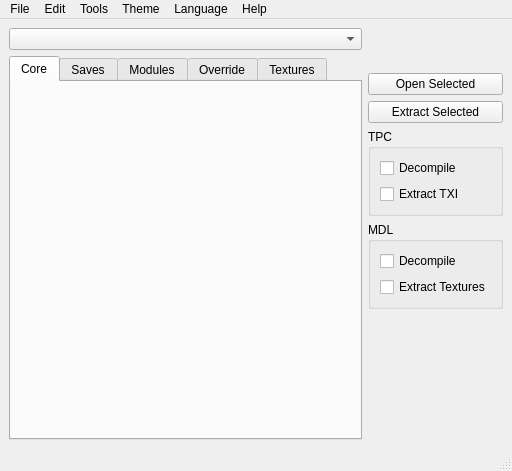
<?xml version="1.0" encoding="UTF-8"?>
<ui version="4.0">
  <class>MainWindow</class>
  <widget class="QMainWindow" name="MainWindow">
    <property name="geometry">
      <rect>
        <x>0</x>
        <y>0</y>
        <width>512</width>
        <height>471</height>
      </rect>
    </property>
    <property name="acceptDrops">
      <bool>true</bool>
    </property>
    <property name="windowTitle">
      <string>Holocron Toolset</string>
    </property>
    <widget class="QWidget" name="centralwidget">
      <layout class="QHBoxLayout" name="horizontalLayout">
        <property name="sizeConstraint">
          <enum>QLayout::SetMinimumSize</enum>
        </property>
        <item>
          <layout class="QVBoxLayout" name="verticalLayout_4">
            <item>
              <widget class="QComboBox" name="gameCombo" />
            </item>
            <item>
              <widget class="QTabWidget" name="resourceTabs">
                <property name="currentIndex">
                  <number>0</number>
                </property>
                <widget class="QWidget" name="coreTab">
                  <attribute name="title">
                    <string>Core</string>
                  </attribute>
                  <layout class="QVBoxLayout" name="verticalLayout_2">
                    <property name="leftMargin">
                      <number>0</number>
                    </property>
                    <property name="topMargin">
                      <number>0</number>
                    </property>
                    <property name="rightMargin">
                      <number>0</number>
                    </property>
                    <property name="bottomMargin">
                      <number>0</number>
                    </property>
                    <item>
                      <widget class="ResourceList" name="coreWidget" native="true" />
                    </item>
                  </layout>
                </widget>
                <widget class="QWidget" name="savesTab">
                  <attribute name="title">
                    <string>Saves</string>
                  </attribute>
                  <layout class="QVBoxLayout" name="verticalLayoutSavesTab">
                    <item>
                      <layout class="QHBoxLayout" name="horizontalLayoutSaveButtons">
                        <item>
                          <widget class="QPushButton" name="openSaveEditorButton">
                            <property name="text">
                              <string>Open Save Editor</string>
                            </property>
                            <property name="enabled">
                              <bool>false</bool>
                            </property>
                            <property name="toolTip">
                              <string>Open the selected save in the Save Editor</string>
                            </property>
                          </widget>
                        </item>
                        <item>
                          <spacer name="horizontalSpacerSaves">
                            <property name="orientation">
                              <enum>Qt::Horizontal</enum>
                            </property>
                            <property name="sizeHint" stdset="0">
                              <size>
                                <width>40</width>
                                <height>20</height>
                              </size>
                            </property>
                          </spacer>
                        </item>
                      </layout>
                    </item>
                    <item>
                      <layout class="QGridLayout" name="gridLayoutSaves">
                        <property name="leftMargin">
                          <number>0</number>
                        </property>
                        <property name="topMargin">
                          <number>0</number>
                        </property>
                        <property name="rightMargin">
                          <number>0</number>
                        </property>
                        <property name="bottomMargin">
                          <number>0</number>
                        </property>
                        <property name="spacing">
                          <number>0</number>
                        </property>
                        <item row="0" column="0" rowspan="2" colspan="2">
                          <widget class="ResourceList" name="savesWidget" native="true" />
                        </item>
                      </layout>
                    </item>
                  </layout>
                </widget>
                <widget class="QWidget" name="modulesTab">
                  <attribute name="title">
                    <string>Modules</string>
                  </attribute>
                  <layout class="QVBoxLayout" name="verticalLayoutModulesTab">
                    <item>
                      <layout class="QHBoxLayout" name="horizontalLayoutModuleButtons">
                        <item>
                          <widget class="QPushButton" name="specialActionButton">
                            <property name="text">
                              <string>Designer</string>
                            </property>
                          </widget>
                        </item>
                        <item>
                          <widget class="QPushButton" name="levelBuilderButton">
                            <property name="text">
                              <string>Level Builder</string>
                            </property>
                          </widget>
                        </item>
                        <item>
                          <spacer name="horizontalSpacerModuleButtons">
                            <property name="orientation">
                              <enum>Qt::Horizontal</enum>
                            </property>
                            <property name="sizeHint" stdset="0">
                              <size>
                                <width>40</width>
                                <height>20</height>
                              </size>
                            </property>
                          </spacer>
                        </item>
                      </layout>
                    </item>
                    <item>
                      <layout class="QGridLayout" name="gridLayoutModules">
                        <property name="leftMargin">
                          <number>0</number>
                        </property>
                        <property name="topMargin">
                          <number>0</number>
                        </property>
                        <property name="rightMargin">
                          <number>0</number>
                        </property>
                        <property name="bottomMargin">
                          <number>0</number>
                        </property>
                        <property name="spacing">
                          <number>0</number>
                        </property>
                        <item row="0" column="0" rowspan="1" colspan="2">
                          <widget class="ResourceList" name="modulesWidget" native="true" />
                        </item>
                      </layout>
                    </item>
                  </layout>
                </widget>
                <widget class="QWidget" name="overrideTab">
                  <attribute name="title">
                    <string>Override</string>
                  </attribute>
                  <layout class="QVBoxLayout" name="verticalLayout_3">
                    <property name="spacing">
                      <number>0</number>
                    </property>
                    <property name="leftMargin">
                      <number>0</number>
                    </property>
                    <property name="topMargin">
                      <number>0</number>
                    </property>
                    <property name="rightMargin">
                      <number>0</number>
                    </property>
                    <property name="bottomMargin">
                      <number>0</number>
                    </property>
                    <item>
                      <widget class="ResourceList" name="overrideWidget" native="true" />
                    </item>
                  </layout>
                </widget>
                <widget class="QWidget" name="texturesTab">
                  <attribute name="title">
                    <string>Textures</string>
                  </attribute>
                  <layout class="QVBoxLayout" name="verticalLayout_6">
                    <item>
                      <widget class="TextureList" name="texturesWidget" native="true" />
                    </item>
                  </layout>
                </widget>
              </widget>
            </item>
          </layout>
        </item>
        <item>
          <layout class="QVBoxLayout" name="vboxlayout">
            <property name="sizeConstraint">
              <enum>QLayout::SetFixedSize</enum>
            </property>
            <item>
              <spacer name="verticalSpacer_2">
                <property name="orientation">
                  <enum>Qt::Vertical</enum>
                </property>
                <property name="sizeType">
                  <enum>QSizePolicy::Fixed</enum>
                </property>
                <property name="sizeHint" stdset="0">
                  <size>
                    <width>124</width>
                    <height>45</height>
                  </size>
                </property>
              </spacer>
            </item>
            <item>
              <widget class="QFrame" name="sidebar">
                <property name="frameShape">
                  <enum>QFrame::NoFrame</enum>
                </property>
                <property name="frameShadow">
                  <enum>QFrame::Raised</enum>
                </property>
                <layout class="QVBoxLayout" name="verticalLayoutRightPanel">
                  <property name="leftMargin">
                    <number>0</number>
                  </property>
                  <property name="topMargin">
                    <number>0</number>
                  </property>
                  <property name="rightMargin">
                    <number>0</number>
                  </property>
                  <property name="bottomMargin">
                    <number>0</number>
                  </property>
                  <item>
                    <widget class="QPushButton" name="openButton">
                      <property name="text">
                        <string>Open Selected</string>
                      </property>
                    </widget>
                  </item>
                  <item>
                    <widget class="QPushButton" name="extractButton">
                      <property name="sizePolicy">
                        <sizepolicy hsizetype="Minimum" vsizetype="Fixed">
                          <horstretch>0</horstretch>
                          <verstretch>0</verstretch>
                        </sizepolicy>
                      </property>
                      <property name="text">
                        <string>Extract Selected</string>
                      </property>
                    </widget>
                  </item>
                  <item>
                    <widget class="QGroupBox" name="tpcGroup_2">
                      <property name="title">
                        <string>TPC</string>
                      </property>
                      <layout class="QVBoxLayout" name="verticalLayout_10">
                        <item>
                          <widget class="QCheckBox" name="tpcDecompileCheckbox">
                            <property name="text">
                              <string>Decompile</string>
                            </property>
                          </widget>
                        </item>
                        <item>
                          <widget class="QCheckBox" name="tpcTxiCheckbox">
                            <property name="text">
                              <string>Extract TXI</string>
                            </property>
                          </widget>
                        </item>
                      </layout>
                    </widget>
                  </item>
                  <item>
                    <widget class="QGroupBox" name="mdlGroup_2">
                      <property name="title">
                        <string>MDL</string>
                      </property>
                      <layout class="QVBoxLayout" name="verticalLayout_9">
                        <item>
                          <widget class="QCheckBox" name="mdlDecompileCheckbox">
                            <property name="enabled">
                              <bool>true</bool>
                            </property>
                            <property name="toolTip">
                              <string>Decompile MDL to ASCII format</string>
                            </property>
                            <property name="text">
                              <string>Decompile</string>
                            </property>
                          </widget>
                        </item>
                        <item>
                          <widget class="QCheckBox" name="mdlTexturesCheckbox">
                            <property name="text">
                              <string>Extract Textures</string>
                            </property>
                          </widget>
                        </item>
                      </layout>
                    </widget>
                  </item>
                </layout>
              </widget>
            </item>
            <item>
              <spacer name="verticalSpacer">
                <property name="orientation">
                  <enum>Qt::Vertical</enum>
                </property>
                <property name="sizeHint" stdset="0">
                  <size>
                    <width>124</width>
                    <height>40</height>
                  </size>
                </property>
              </spacer>
            </item>
          </layout>
        </item>
      </layout>
    </widget>
    <widget class="QMenuBar" name="menubar">
      <property name="geometry">
        <rect>
          <x>0</x>
          <y>0</y>
          <width>512</width>
          <height>22</height>
        </rect>
      </property>
      <widget class="QMenu" name="menuFile">
        <property name="title">
          <string>File</string>
        </property>
        <widget class="QMenu" name="menuNew">
          <property name="title">
            <string>New</string>
          </property>
          <addaction name="actionNewDLG" />
          <addaction name="actionNewNSS" />
          <addaction name="actionNewUTC" />
          <addaction name="actionNewUTP" />
          <addaction name="actionNewUTD" />
          <addaction name="actionNewUTI" />
          <addaction name="actionNewUTS" />
          <addaction name="actionNewUTT" />
          <addaction name="actionNewUTM" />
          <addaction name="actionNewUTW" />
          <addaction name="actionNewUTE" />
          <addaction name="actionNewTLK" />
          <addaction name="separator" />
          <addaction name="actionNewGFF" />
          <addaction name="actionNewERF" />
          <addaction name="actionNewTXT" />
          <addaction name="actionNewSSF" />
        </widget>
        <widget class="QMenu" name="menuRecentFiles">
          <property name="title">
            <string>Recent Files</string>
          </property>
        </widget>
        <addaction name="menuNew" />
        <addaction name="openAction" />
        <addaction name="menuRecentFiles" />
        <addaction name="separator" />
        <addaction name="actionSettings" />
        <addaction name="separator" />
        <addaction name="actionExit" />
      </widget>
      <widget class="QMenu" name="menuEdit">
        <property name="title">
          <string>Edit</string>
        </property>
        <addaction name="separator" />
        <addaction name="actionEditTLK" />
        <addaction name="actionEditJRL" />
      </widget>
      <widget class="QMenu" name="menuTheme">
        <property name="title">
          <string>Theme</string>
        </property>
      </widget>
      <widget class="QMenu" name="menuLanguage">
        <property name="title">
          <string>Language</string>
        </property>
      </widget>
      <widget class="QMenu" name="menuTools">
        <property name="title">
          <string>Tools</string>
        </property>
        <addaction name="actionModuleDesigner" />
        <addaction name="actionIndoorMapBuilder" />
        <addaction name="separator" />
        <addaction name="actionKotorDiff" />
        <addaction name="actionTSLPatchDataEditor" />
        <addaction name="separator" />
        <addaction name="actionFileSearch" />
        <addaction name="actionCloneModule" />
      </widget>
      <widget class="QMenu" name="menuHelp">
        <property name="title">
          <string>Help</string>
        </property>
        <widget class="QMenu" name="menuDiscord">
          <property name="title">
            <string>Discord</string>
          </property>
          <addaction name="actionDiscordHolocronToolset" />
          <addaction name="actionDiscordKotOR" />
          <addaction name="actionDiscordDeadlyStream" />
        </widget>
        <addaction name="actionHelpAbout" />
        <addaction name="menuDiscord" />
        <addaction name="actionInstructions" />
        <addaction name="actionNewFeaturesGuide" />
        <addaction name="actionHelpUpdates" />
      </widget>
      <addaction name="menuFile" />
      <addaction name="menuEdit" />
      <addaction name="menuTools" />
      <addaction name="menuTheme" />
      <addaction name="menuLanguage" />
      <addaction name="menuHelp" />
    </widget>
    <widget class="QStatusBar" name="statusbar" />
    <action name="cloneModuleAction">
      <property name="text">
        <string>Clone Module</string>
      </property>
    </action>
    <action name="actionRecent_Files">
      <property name="text">
        <string>Recent Files</string>
      </property>
    </action>
    <action name="actionExit">
      <property name="text">
        <string>Exit</string>
      </property>
    </action>
    <action name="actionSettings">
      <property name="text">
        <string>Settings</string>
      </property>
    </action>
    <action name="actionAbout">
      <property name="text">
        <string>About</string>
      </property>
    </action>
    <action name="actionOpen">
      <property name="text">
        <string>Open</string>
      </property>
    </action>
    <action name="actionCheck_for_Updates">
      <property name="text">
        <string>Check for Updates</string>
      </property>
    </action>
    <action name="actionCreature">
      <property name="text">
        <string>Creature</string>
      </property>
    </action>
    <action name="actionItem">
      <property name="text">
        <string>Item</string>
      </property>
    </action>
    <action name="actionDoor">
      <property name="text">
        <string>Door</string>
      </property>
    </action>
    <action name="actionPlaceable">
      <property name="text">
        <string>Placeable</string>
      </property>
    </action>
    <action name="actionMerchant">
      <property name="text">
        <string>Merchant</string>
      </property>
    </action>
    <action name="actionEncounter">
      <property name="text">
        <string>Encounter</string>
      </property>
    </action>
    <action name="actionTrigger">
      <property name="text">
        <string>Trigger</string>
      </property>
    </action>
    <action name="actionWaypoint">
      <property name="text">
        <string>Waypoint</string>
      </property>
    </action>
    <action name="actionDialog">
      <property name="enabled">
        <bool>false</bool>
      </property>
      <property name="text">
        <string>Dialog</string>
      </property>
    </action>
    <action name="openAction">
      <property name="text">
        <string>Open</string>
      </property>
    </action>
    <action name="actionNewGFF">
      <property name="text">
        <string>GFF</string>
      </property>
    </action>
    <action name="actionNewERF">
      <property name="text">
        <string>ERF</string>
      </property>
    </action>
    <action name="actionNewTXT">
      <property name="text">
        <string>TXT</string>
      </property>
    </action>
    <action name="actionEditTLK">
      <property name="enabled">
        <bool>false</bool>
      </property>
      <property name="text">
        <string>Edit Talk Table</string>
      </property>
    </action>
    <action name="actionHelpUpdates">
      <property name="text">
        <string>Check For Updates</string>
      </property>
    </action>
    <action name="actionHelpAbout">
      <property name="text">
        <string>About</string>
      </property>
    </action>
    <action name="actionNewSSF">
      <property name="text">
        <string>SSF</string>
      </property>
    </action>
    <action name="actionNewUTC">
      <property name="enabled">
        <bool>false</bool>
      </property>
      <property name="icon">
        <iconset>
          <normalon>:/images/icons/kx/creature.png</normalon>
        </iconset>
      </property>
      <property name="text">
        <string>Creature</string>
      </property>
    </action>
    <action name="actionCloneModule">
      <property name="enabled">
        <bool>false</bool>
      </property>
      <property name="text">
        <string>Clone Module</string>
      </property>
    </action>
    <action name="actionNewUTP">
      <property name="enabled">
        <bool>false</bool>
      </property>
      <property name="icon">
        <iconset resource="../../resources/resources.qrc">
          <normaloff>:/images/icons/kx/placeable.png</normaloff>:/images/icons/kx/placeable.png</iconset>
      </property>
      <property name="text">
        <string>Placeable</string>
      </property>
    </action>
    <action name="actionNewUTD">
      <property name="enabled">
        <bool>false</bool>
      </property>
      <property name="icon">
        <iconset resource="../../resources/resources.qrc">
          <normaloff>:/images/icons/kx/door.png</normaloff>:/images/icons/kx/door.png</iconset>
      </property>
      <property name="text">
        <string>Door</string>
      </property>
    </action>
    <action name="actionNewUTW">
      <property name="enabled">
        <bool>false</bool>
      </property>
      <property name="icon">
        <iconset resource="../../resources/resources.qrc">
          <normaloff>:/images/icons/kx/waypoint.png</normaloff>:/images/icons/kx/waypoint.png</iconset>
      </property>
      <property name="text">
        <string>Waypoint</string>
      </property>
    </action>
    <action name="actionNewUTT">
      <property name="enabled">
        <bool>false</bool>
      </property>
      <property name="icon">
        <iconset resource="../../resources/resources.qrc">
          <normaloff>:/images/icons/kx/trigger.png</normaloff>:/images/icons/kx/trigger.png</iconset>
      </property>
      <property name="text">
        <string>Trigger</string>
      </property>
    </action>
    <action name="actionNewUTE">
      <property name="enabled">
        <bool>false</bool>
      </property>
      <property name="icon">
        <iconset resource="../../resources/resources.qrc">
          <normaloff>:/images/icons/kx/encounter.png</normaloff>:/images/icons/kx/encounter.png</iconset>
      </property>
      <property name="text">
        <string>Encounter</string>
      </property>
    </action>
    <action name="actionNewUTS">
      <property name="enabled">
        <bool>false</bool>
      </property>
      <property name="icon">
        <iconset resource="../../resources/resources.qrc">
          <normaloff>:/images/icons/kx/sound.png</normaloff>:/images/icons/kx/sound.png</iconset>
      </property>
      <property name="text">
        <string>Sound</string>
      </property>
    </action>
    <action name="actionNewUTM">
      <property name="enabled">
        <bool>false</bool>
      </property>
      <property name="icon">
        <iconset resource="../../resources/resources.qrc">
          <normaloff>:/images/icons/kx/merchant.png</normaloff>:/images/icons/kx/merchant.png</iconset>
      </property>
      <property name="text">
        <string>Merchant</string>
      </property>
    </action>
    <action name="actionNewTLK">
      <property name="enabled">
        <bool>true</bool>
      </property>
      <property name="icon">
        <iconset resource="../../resources/resources.qrc">
          <normaloff>:/images/icons/kx/tlk.png</normaloff>:/images/icons/kx/tlk.png</iconset>
      </property>
      <property name="text">
        <string>TalkTable</string>
      </property>
    </action>
    <action name="actionNewUTI">
      <property name="enabled">
        <bool>false</bool>
      </property>
      <property name="icon">
        <iconset resource="../../resources/resources.qrc">
          <normaloff>:/images/icons/kx/item.png</normaloff>:/images/icons/kx/item.png</iconset>
      </property>
      <property name="text">
        <string>Item</string>
      </property>
    </action>
    <action name="actionNewDLG">
      <property name="enabled">
        <bool>false</bool>
      </property>
      <property name="icon">
        <iconset resource="../../resources/resources.qrc">
          <normaloff>:/images/icons/kx/dialog.png</normaloff>:/images/icons/kx/dialog.png</iconset>
      </property>
      <property name="text">
        <string>Dialog</string>
      </property>
    </action>
    <action name="actionNewNSS">
      <property name="enabled">
        <bool>false</bool>
      </property>
      <property name="icon">
        <iconset resource="../../resources/resources.qrc">
          <normaloff>:/images/icons/kx/script.png</normaloff>:/images/icons/kx/script.png</iconset>
      </property>
      <property name="text">
        <string>Script</string>
      </property>
    </action>
    <action name="actionEditJRL">
      <property name="enabled">
        <bool>false</bool>
      </property>
      <property name="text">
        <string>Edit Journal</string>
      </property>
    </action>
    <action name="actionFileSearch">
      <property name="enabled">
        <bool>false</bool>
      </property>
      <property name="text">
        <string>File Search</string>
      </property>
    </action>
    <action name="actionGeometryEditor">
      <property name="enabled">
        <bool>false</bool>
      </property>
      <property name="text">
        <string>Geometry Editor</string>
      </property>
    </action>
    <action name="actionIndoorMapBuilder">
      <property name="enabled">
        <bool>false</bool>
      </property>
      <property name="text">
        <string>Indoor Map Builder</string>
      </property>
    </action>
    <action name="actionEditModule">
      <property name="enabled">
        <bool>false</bool>
      </property>
      <property name="text">
        <string>Edit Module</string>
      </property>
    </action>
    <action name="actionInstructions">
      <property name="text">
        <string>Instructions</string>
      </property>
    </action>
    <action name="actionNewFeaturesGuide">
      <property name="text">
        <string>New Features Guide</string>
      </property>
    </action>
    <action name="actionDiscordHolocronToolset">
      <property name="text">
        <string>Holocron Toolset</string>
      </property>
    </action>
    <action name="actionDiscordKotOR">
      <property name="text">
        <string>KOTOR Community Portal</string>
      </property>
    </action>
    <action name="actionDiscordDeadlyStream">
      <property name="text">
        <string>Deadly Stream</string>
      </property>
    </action>
    <action name="actionModuleDesigner">
      <property name="enabled">
        <bool>false</bool>
      </property>
      <property name="text">
        <string>Module Designer</string>
      </property>
    </action>
    <action name="actionKotorDiff">
      <property name="enabled">
        <bool>false</bool>
      </property>
      <property name="text">
        <string>KotorDiff</string>
      </property>
    </action>
    <action name="actionTSLPatchDataEditor">
      <property name="enabled">
        <bool>false</bool>
      </property>
      <property name="text">
        <string>TSLPatchData Editor</string>
      </property>
    </action>
  </widget>
  <customwidgets>
    <customwidget>
      <class>ResourceList</class>
      <extends>QWidget</extends>
      <header location="global">toolset.gui.widgets.main_widgets</header>
      <container>1</container>
    </customwidget>
    <customwidget>
      <class>TextureList</class>
      <extends>QWidget</extends>
      <header location="global">toolset.gui.widgets.main_widgets</header>
      <container>1</container>
    </customwidget>
  </customwidgets>
  <resources>
    <include location="../../resources/resources.qrc" />
  </resources>
  <connections />
</ui>
